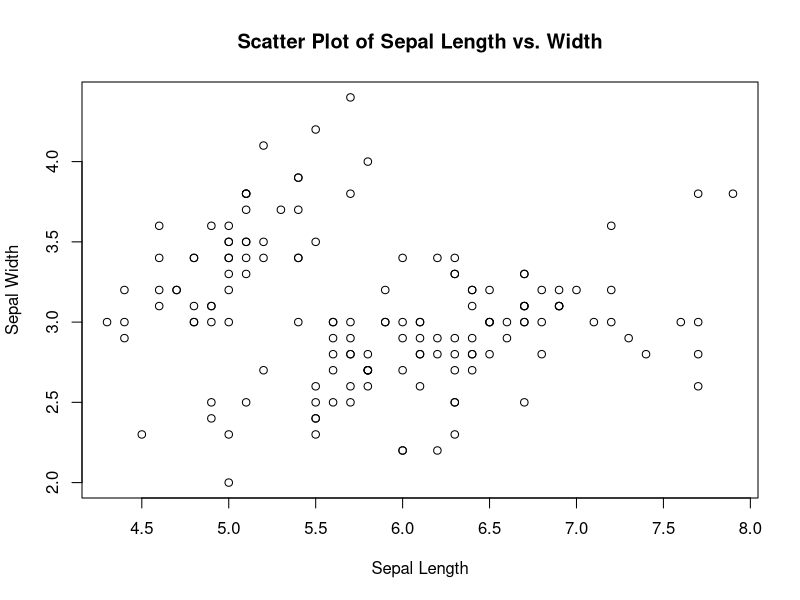
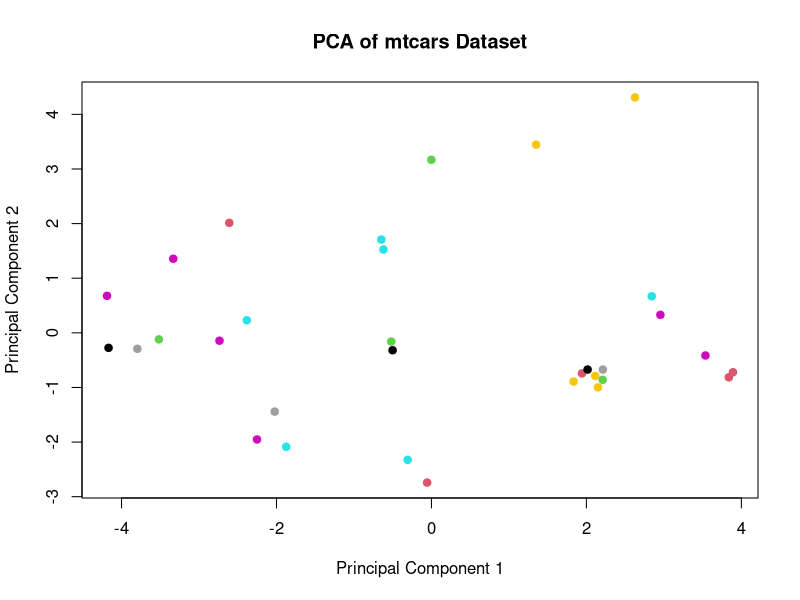

Write the R code that produced these figures, in order.
#Challenge 1
x <- 10 #create a variable x with value 10
cat("The value of x is:", x) #print x

#Challenge 2
sum_result <- 0 #initialize a variable to hold sum
#for loop with 2 increment increase to go up to 100
for (i in seq(2, 100, by=2)) {
  sum_result <- sum_result + i
} 
cat("The value for all even numbers between 2 and 100 is:", sum_result)

#Challenge 3
recur_factorial <- function(n) {
  if(n <=1) {
    return(1) #this is for 1 or 0 which both return 1
  }
  else {
    return (n * recur_factorial(n-1))
    #recursive case, multiply n with factorial of n-1
  }
}
recur_factorial(5) #call recursive function which prints factorial of passed number

#Challenge 4
input_phrase <- "Nami is a bear." #phrase to start with
vowels <- c("a", "e", "i", "o", "u") #create list of vowels
vowel_count <- 0 #initialize variable for count
input_phrase <- tolower(input_phrase) #change input to all lowercase
for(char in strsplit(input_phrase, "")[[1]]) {
  if(char %in% vowels) {
    vowel_count <- vowel_count + 1 #add to the count if vowel is present
    vowels <- vowels[vowels != char] #remove the counted vowel from the list
  }
}
cat("Number of unique vowels is:", vowel_count)

#Challenge 5
#weighted average calculation
numbers <- c(10, 15, 20, 25, 30) #list of numbers
weights <- c(0.1, 0.2, 0.3, 0.20, 0.2) #list of corresponding weights
weighted_sum <- sum(numbers * weights) #calc weighted sum
total_weight <- sum(weights) #calc total weight
weighted_average <- weighted_sum / total_weight #calc weighted average
cat("Weighted average is:", weighted_average)

#Challenge 6
#calculate summary stats of iris data set
summary(iris)
#scatter plot of sepal length and width
plot(iris$Sepal.Length, iris$Sepal.Width, xlab = "Sepal Length", ylab = "Sepal Width", main = "Scatter Plot of Sepal Length vs. Width")

#Challenge 7
#linear regression model training and prediction
model <- lm(mpg ~ hp, data = mtcars) #train a linear regression model
new_car <- data.frame(hp = 150) #create data frame with 150 hp
predicted_mpg <- predict(model, newdata = new_car) #predict the mpg for the new car
cat("The predicted MPG for a car with 150 hp is:", predicted_mpg) #print predicted mpg

#Challenge 8

#load the iris dataset
data(iris)

#set seed for reproducibility
set.seed(123)

#split the dataset into training and testing sets
sample_indices <- sample(1:nrow(iris), 0.7 * nrow(iris))
train_data <- iris[sample_indices, ]
test_data <- iris[-sample_indices, ]

#load the required library for k-NN
library(class)

#train a k-nn classifier with k=3 using the training set
k <- 3
knn_model <- knn(train_data[, 1:4], test_data[, 1:4], train_data[, 5], k)

#make predictions on the testing set
predicted_species <- levels(train_data[, 5])[knn_model]

#calculate the accuracy of the model
accuracy <- mean(predicted_species == test_data[, 5])
cat("Accuracy of the k-NN model (k =", k, "):", round(accuracy * 100, 2), "%\n")

#Challenge 9
#load the mtcars dataset
data(mtcars)
#standardize the data (center/scale to unit variance)
mtcars_scaled <- scale(mtcars)
#perform pca
pca_result <- prcomp(mtcars_scaled, center = TRUE, scale. = TRUE)
#extract the first 2 principal components
pca_components <- pca_result$x[, 1:2]
#create a scatter plot of the first two principal components
plot(pca_components, pch = 19, col = mtcars$mpg, main = "PCA of mtcars Dataset", xlab = "Principal Component 1", ylab = "Principal Component 2")
